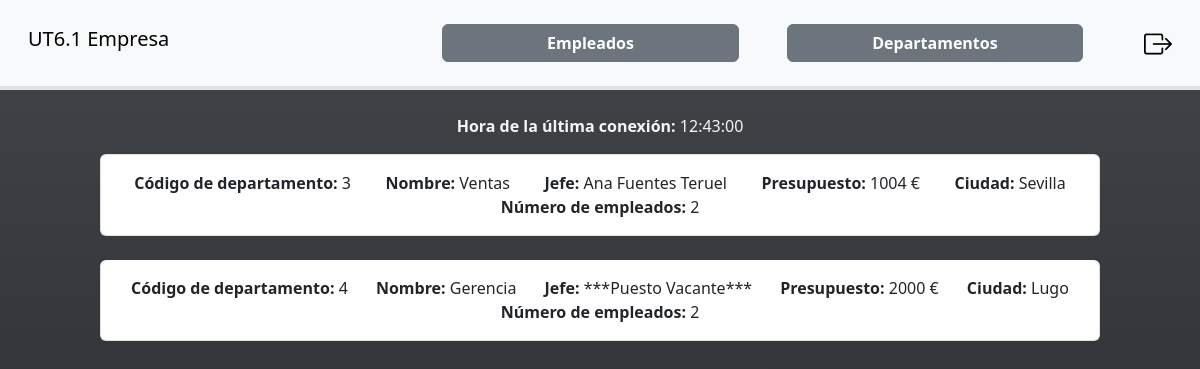
The app's page /public_html/pages/index.php?show=deps (signed in) with its own data.
### tables this page shows
CREATE TABLE `departamentos` (
  `CodDept` int(11) NOT NULL,
  `Nombre` varchar(20) NOT NULL,
  `Jefe` int(11) DEFAULT NULL,
  `Presupuesto` int(11) NOT NULL,
  `Ciudad` varchar(20) NOT NULL
);

### resources/library/db/DB.php (called while the page is built, shortened)
<?php
class DB {
    protected $db;
    public function __construct() {
        try {
            $this->db = new PDO("mysql:host=" . DB_HOST . ";dbname=" . DB_NAME, DBUSER, DBPASS);
            $this->db->setAttribute(PDO::ATTR_ERRMODE, PDO::ERRMODE_EXCEPTION);
        } catch (Exception $ex) {
            throw new ErrorException("Error DB");
        }
    }
    public function query($query, $conditions = []) {
        $query = $this->db->prepare($query);
        foreach ($conditions as $key => $value) {
            $query->bindValue($key, $value);
        }
        try {
            $query->execute();
        } catch (Exception $ex) {
            echo $ex->getMessage();
        }
        return $query;
    }
}

### resources/library/model/DepartmentModel.php (called while the page is built, shortened)
<?php
require_once __DIR__ . '/../db/DB.php';
class DepartmentModel {
    private $db;
    public function __construct() {
        $this->db = new DB();
    }
    public function getAll() {
        $query = $this->db->query("SELECT * FROM departamentos;");
        return $query->fetchAll(PDO::FETCH_ASSOC);
    }
}

### resources/library/functions/funciones.php (the view, shortened to what this page needs)
<?php
function listDepartmentItem($label, $value, $presupuesto = "") {
    echo "<div><span class='fw-bold'>$label: </span>";
    echo "<span>$value $presupuesto</span></div>";
}
function listDepartaments($depts) {
    echo '<ul class="list-group col-10 mx-auto gap-4">';
    foreach ($depts as $dept) {
        echo '<li class="list-group-item d-flex flex-row justify-content-around align-items-center rounded flex-wrap py-3">';
        listDepartmentItem("Código de departamento", $dept->getCod());
        $managerName = null;
        foreach ($dept->getEmpls() as $emp) {
            if ($dept->getCodManager() == $emp->getCod()) {
                $managerName = $emp->getName() . " " . $emp->getLastname1() . " " . $emp->getLastname2();
            }
        }
        if (isset($managerName)) {
            listDepartmentItem("Jefe", $managerName);
        } else {
            listDepartmentItem("Jefe", " ***Puesto Vacante***");
        }
        echo "</li>";
    }
    echo '</ul>';
}

### public_html/css/style.css (style rules this page uses)
body { min-height: 100vh; margin: 0; color: whitesmoke; }
li { list-style: none; }

### records on screen
departamentos: label "Código de departamento Nombre Jefe Presupuesto Ciudad Número de empleados", CodDept "3 Ventas Ana Fuentes Teruel 1004 Sevilla 2", presupuesto "€"
departamentos: label "Código de departamento Nombre Jefe Presupuesto Ciudad Número de empleados", CodDept "4 Gerencia ***Puesto Vacante*** 2000 Lugo 2", presupuesto "€"

### other values on screen
$ultimaConexion "12:43:00"
